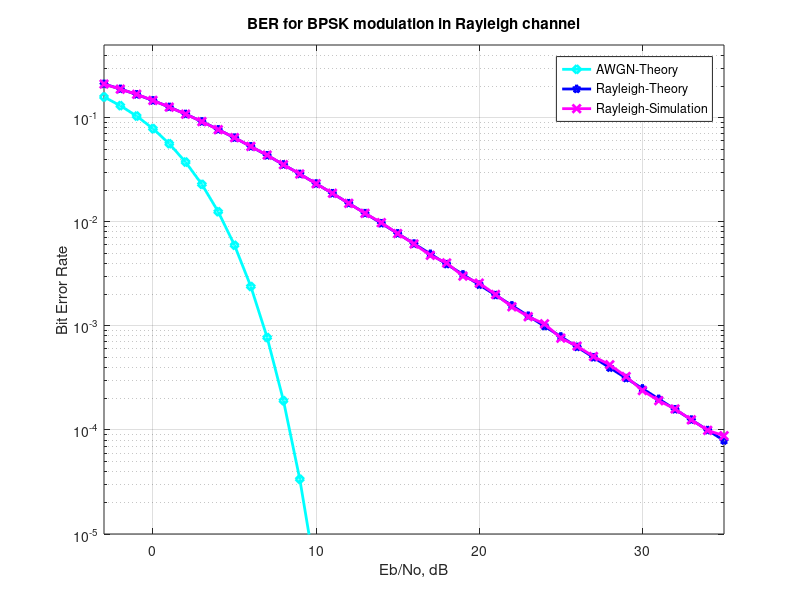

This chart was generated by the following MATLAB code:
%%%%%%%%%%%%%%%%%%%%%%%%%%%%%%%%%%%%%%%%%%%%%%%%%%%%%%%%%%%%
% All rights reserved by Krishna Pillai, http://www.dsplog.com
% The file may not be re-distributed without explicit authorization
% from Krishna Pillai.
% Checked for proper operation with Octave Version 3.0.0
% Author        : Krishna Pillai
% Email         : krishna@dsplog.com
% Version       : 1.0
% Date          : 8 August 2008
% %%%%%%%%%%%%%%%%%%%%%%%%%%%%%%%%%%%%%%%%%%%%%%%%%%%%%%%%%

% Script for computing the BER for BPSK modulation in a
% Rayleigh fading channel

clear
N = 10^6 % number of bits or symbols

% Transmitter
ip = rand(1,N)>0.5; % generating 0,1 with equal probability
s = 2*ip-1; % BPSK modulation 0 -> -1; 1 -> 0 

 
Eb_N0_dB = [-3:35]; % multiple Eb/N0 values

for ii = 1:length(Eb_N0_dB)
   
   n = 1/sqrt(2)*[randn(1,N) + j*randn(1,N)]; % white gaussian noise, 0dB variance 
   h = 1/sqrt(2)*[randn(1,N) + j*randn(1,N)]; % Rayleigh channel
   
   % Channel and noise Noise addition
   y = h.*s + 10^(-Eb_N0_dB(ii)/20)*n; 

   % equalization
   yHat = y./h;

   % receiver - hard decision decoding
   ipHat = real(yHat)>0;

   % counting the errors
   nErr(ii) = size(find([ip- ipHat]),2);

end

simBer = nErr/N; % simulated ber
theoryBerAWGN = 0.5*erfc(sqrt(10.^(Eb_N0_dB/10))); % theoretical ber
EbN0Lin = 10.^(Eb_N0_dB/10);
theoryBer = 0.5.*(1-sqrt(EbN0Lin./(EbN0Lin+1)));

% plot
close all
figure
semilogy(Eb_N0_dB,theoryBerAWGN,'cd-','LineWidth',2);
hold on
semilogy(Eb_N0_dB,theoryBer,'bp-','LineWidth',2);
semilogy(Eb_N0_dB,simBer,'mx-','LineWidth',2);
axis([-3 35 10^-5 0.5])
grid on
legend('AWGN-Theory','Rayleigh-Theory', 'Rayleigh-Simulation');
xlabel('Eb/No, dB');
ylabel('Bit Error Rate');
title('BER for BPSK modulation in Rayleigh channel');









